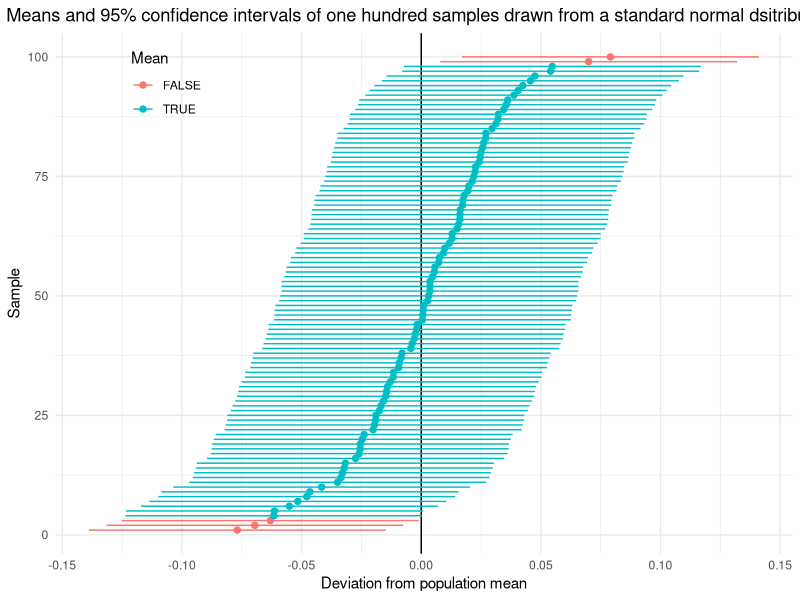

Write R code to recreate this figure.

# Assignment 1 
# Monte Carlo simulation exercise 

library(ggplot2)
library(kableExtra)

# ---- Perform a small simulation that does the following: ----

# Sample 100 samples from a standard normal distribution.

# For each of these samples, calculate the following statistics for the mean:
# absolute bias
# standard error
# lower bound of the 95% confidence interval
# upper bound of the 95% confidence interval

stats <- vector("list", 100)
nsim <- length(stats)

set.seed(123)

stats <- lapply(1:nsim, function(x) { 
  
  draw <- rnorm(1000, mean = 0, sd = 1)
  mbar <- mean(draw)
  bias <- mbar - 0
  se <- 1/sqrt(length(draw))
  df <- length(draw) - 1
  lower <- mbar - qt(.975, df) * se
  upper <- mbar + qt(.975, df) * se
  
  return(c("mean" = mbar, "bias" = bias, 
           "se" = se, "lower" = lower, "upper" = upper))
  }
)

stats_df <- as.data.frame(do.call(rbind, stats))


# ---- Create a plot that demonstrates the following:----

# “A replication of the procedure that generates a 95% confidence interval that is centered around the sample mean would cover the population value at least 95 out of 100 times” (Neyman, 1934)

# flag samples where population mean is covered by CI
stats_df$covered <- with(stats_df, ifelse(lower <= 0 & 0 <= upper, TRUE, FALSE))

# order samples by amount of bias
stats_df_ord <- stats_df[order(stats_df$bias), ] 
                    
# plot means with errorbars     
ggplot(data = stats_df_ord, 
       aes(x = mean, y = 1:100, color = covered)) +
  geom_vline(aes(xintercept = 0)) +
  geom_pointrange(aes(xmin = lower, xmax = upper),
                  size = 0.3) +
  labs(title = "Means and 95% confidence intervals of one hundred samples drawn from a standard normal dsitribution.",
       x = "Deviation from population mean", y = "Sample",
       color = "Mean") +
  theme_minimal() +
  theme(legend.position = c(0.15, 0.9), 
        legend.background = element_rect(fill = "transparent", 
                                         colour = "transparent"),
        plot.title = element_text(hjust = 0.5)) 


# ---- Present a table containing all simulated samples for which the resulting confidence interval does not contain the population value.-----

kable(stats_df[stats_df$covered == FALSE, ], 
      format = "simple", 
      digits = 3)
